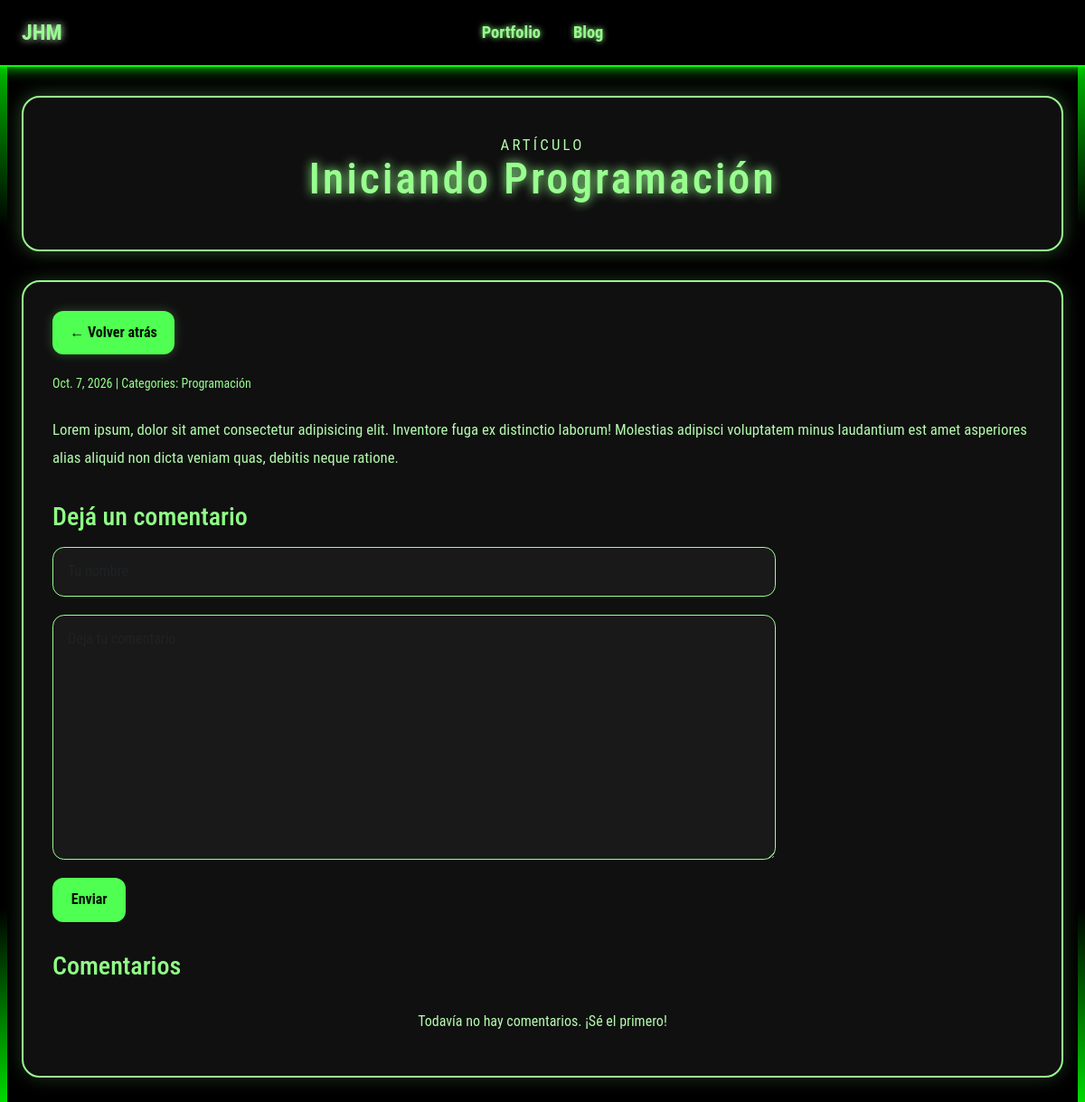
Page /blog/post/1/ on the committed database.
### blog/models.py (models this page shows, shortened)
class Post(models.Model):
    title = models.CharField(max_length=255)
    body = models.TextField()
    created_on = models.DateTimeField(auto_now_add=True)
    last_modified = models.DateTimeField(auto_now=True)
    categories = models.ManyToManyField("Category", related_name="posts")

class Category(models.Model):
    name = models.CharField(max_length=30)
    class Meta:
        verbose_name_plural = "categories"

### blog/views.py (the view)
# urls.py: path("post/<int:pk>/", views.blog_detail, name="blog_detail"),
def blog_detail(request, pk):
    post = Post.objects.get(pk=pk)
    comments = Comment.objects.filter(post=post).order_by("-created_on")
    if request.method == "POST":
        form = CommentForm(request.POST)
        if form.is_valid():
            Comment.objects.create(
                author=form.cleaned_data["author"],
                body=form.cleaned_data["body"],
                post=post,
            )
            return redirect("blog_detail", pk=post.pk)
    else:
        form = CommentForm()
    context = {
        "post": post,
        "comments": comments,
        "form": form,
    }
    return render(request, "blog/detail.html", context)

### blog/forms.py
class CommentForm(forms.Form):
    author = forms.CharField(
        max_length=60,
        widget=forms.TextInput(
            attrs={"class": "form-control", "placeholder": "Tu nombre"}
        ),
    )
    body = forms.CharField(
        widget=forms.Textarea(
            attrs={"class": "form-control", "placeholder": "Deja tu comentario"}
        )
    )

### blog/templates/blog/detail.html (shortened to what this page needs)
{% extends "blog/base.html" %}
{% block page_title %}
    <header class="blog-hero blog-article-hero">
        <p class="eyebrow">Artículo</p>
        <h1>{{ post.title }}</h1>
    </header>
{% endblock page_title %}
{% block page_content %}
    <article class="post-detail">
        <div class="back-link-wrap">
            <a href="javascript:history.back()" class="back-link">← Volver atrás</a>
        </div>
        <div class="post-meta">
            <small>
                {{ post.created_on.date }} | Categories:
                {% for category in post.categories.all %}
                    <a href="{% url 'blog_category' category.name %}">
                        {{ category.name }}
                    </a>
                {% endfor %}
            </small>
        </div>
        <div class="post-body">
            {{ post.body|linebreaks }}
        </div>
        <section class="comment-section">
            <h3>Dejá un comentario</h3>
            <form method="post" class="comment-form">
                <div class="form-group">
                    {{ form.author }}
                </div>
                <div class="form-group">
                    {{ form.body }}
                </div>
                <button type="submit" class="project-link submit-btn">Enviar</button>
            </form>
        </section>
        <section class="comment-list">
            <h3>Comentarios</h3>
            {% for comment in comments %}
                <div class="comment-item">
                    <p class="comment-header">
                        <strong>{{ comment.author }}</strong>
                        <span>• {{ comment.created_on.date }}</span>
                    </p>
                    <p>{{ comment.body|linebreaks }}</p>
                </div>
            {% empty %}
                <p class="empty-state">Todavía no hay comentarios. ¡Sé el primero!</p>
            {% endfor %}
        </section>
    </article>
{% endblock page_content %}

### blog/static/blog.css (style rules this page uses)
:root { --colorVerde: #00ff00; --colorFondo: #000000; --colorSideBar1 : #4fff51; --colorSideBar2 : #99ff99c6; --colorSideBarHover: #52864d; --colorH1 : #98ff8f; --colorP : #b4faad; --colorH2 : #91ff87; --colorH3 : #98ff8f; --colorBorde : #60785e; --colorShadowH1 : #98ff8f; --colorShadowH2 : #15ff00; --colorShadowH3 : #98ff8f; --colorShadowP : #8eff83; --colorFondoPC : rgba(20, 20, 20, 0.8); --colorBordeYShadowPC : #98ff8f; --colorBordeHoverPC : #b4faad; --colorFondoLinka : #4fff51; --colorFondoLinkb : #98ff8f; --colorHoverLinka : #98ff8f; --colorHoverLinkb : #b4faad; --colorLogo : #98ff8f; --colorLogoShadowa : #d8ffd5; --colorLogoShadowb : #c6ffc1; --fondo-contenido : rgba(255, 255, 255, 0.02); --colorRojoTC: #ff0000; --colorFondoTC: #eeeeee; --colorSideBar1TC: #ff5151; --colorSideBar2TC: #ff9999c6; --colorSideBarHoverTC: #864d4d; --colorH1TC: #ff8f98; --colorPTC: #faadb4; --colorH2TC: #ff8791; --colorH3TC: #ff8f98; --colorBordeTC: #785e60; --colorShadowH1TC: #ff8f98; --colorShadowH2TC: #ff0015; --colorShadowH3TC: #ff8f98; --colorShadowPTC: #ff838e; --colorFondoPCTC: rgba(20, 20, 20, 0.8); --colorBordeYShadowPCTC: #ff8f98; --colorBordeHoverPCTC: #faadb4; --colorFondoLinkaTC: #ff5151; --colorFondoLinkbTC: #ff8f98; --colorHoverLinkaTC: #ff8f98; --colorHoverLinkbTC: #faadb4; --colorLogoTC: #ff8f98; --colorLogoShadowaTC: #ffd5d8; --colorLogoShadowbTC: #ffc1c6; }
body { background-color: var(--colorFondo); background-repeat: no-repeat; background-size: cover; background-attachment: fixed; background-position: center; font-family: "Roboto Condensed", Arial, sans-serif; margin: 0; min-height: 100vh; overflow-x: hidden; scroll-behavior: smooth; transition: background-color 0.3s ease; color: var(--colorP); }
.blog-hero { max-width: 1200px; margin: 0 auto 2rem auto; background: rgba(20, 20, 20, 0.75); border: 2px solid var(--colorBordeYShadowPC); border-radius: 1.25rem; box-shadow: 0 0 20px rgba(152, 255, 143, 0.3); padding: 2.5rem 1.5rem; text-align: center; }
.eyebrow { text-transform: uppercase; letter-spacing: 0.2rem; font-size: 0.8rem; color: var(--colorH1); margin-bottom: 0.75rem; }
.blog-hero h1 { color: var(--colorH1); text-shadow: 0 0 12px var(--colorShadowH1); margin: 0 0 0.75rem; font-size: clamp(2rem, 4vw, 4.2rem); letter-spacing: 0.06em; line-height: 1.05; }
.blog-hero p { margin: 0 auto; max-width: 700px; color: var(--colorP); font-size: 1.05rem; }
.post-detail { width: 100%; max-width: 1200px; margin: 0 auto; background: rgba(20, 20, 20, 0.82); border: 2px solid var(--colorBordeYShadowPC); border-radius: 1.25rem; box-shadow: 0 0 20px rgba(152, 255, 143, 0.2); padding: 2rem 2rem 1rem; box-sizing: border-box; }
.post-meta { margin-bottom: 1.5rem; color: var(--colorH1); }
.post-meta a { color: var(--colorH1); text-decoration: none; }
.post-body { color: var(--colorP); line-height: 1.9; font-size: 1.05rem; margin-bottom: 2rem; }
.comment-section, .comment-list { margin-top: 2rem; }
.comment-section h3, .comment-list h3 { color: var(--colorH2); margin-bottom: 1rem; }
.comment-form { display: flex; flex-direction: column; gap: 1rem; max-width: 800px; margin-top: 1rem; }
.form-group { margin-bottom: 0.25rem; }
.form-group input, .form-group textarea { display: block; width: 100%; background: rgba(255, 255, 255, 0.04); border: 1px solid var(--colorBordeYShadowPC); border-radius: 0.8rem; color: var(--colorP); padding: 0.9rem 1rem; box-sizing: border-box; }
.form-group textarea { min-height: 140px; resize: vertical; }
.back-link-wrap { margin-bottom: 1.25rem; }
.back-link { display: inline-flex; align-items: center; gap: 0.5rem; border-radius: 0.75rem; padding: 0.75rem 1.2rem; background: var(--colorFondoLinka); color: #001100; font-weight: 700; text-decoration: none; transition: transform 0.2s ease, background 0.2s ease; box-shadow: 0 0 12px rgba(152, 255, 143, 0.25); }
.submit-btn { align-self: flex-start; border: none; border-radius: 0.75rem; padding: 0.8rem 1.3rem; background: var(--colorFondoLinka); color: #001100; font-weight: 700; cursor: pointer; }
.empty-state { color: var(--colorP); text-align: center; padding: 1rem 0; }

### rows in the picture
Post: title "Iniciando Programación", created_on "Oct. 7, 2026", body "Lorem ipsum, dolor sit amet consectetur adipisicing elit. Inventore fuga ex distinctio laborum! Molestias adipisci voluptatem minus laudantium est amet asperiores alias aliquid non dicta veniam quas, debitis neque ratione."
Category: name "Programación"
